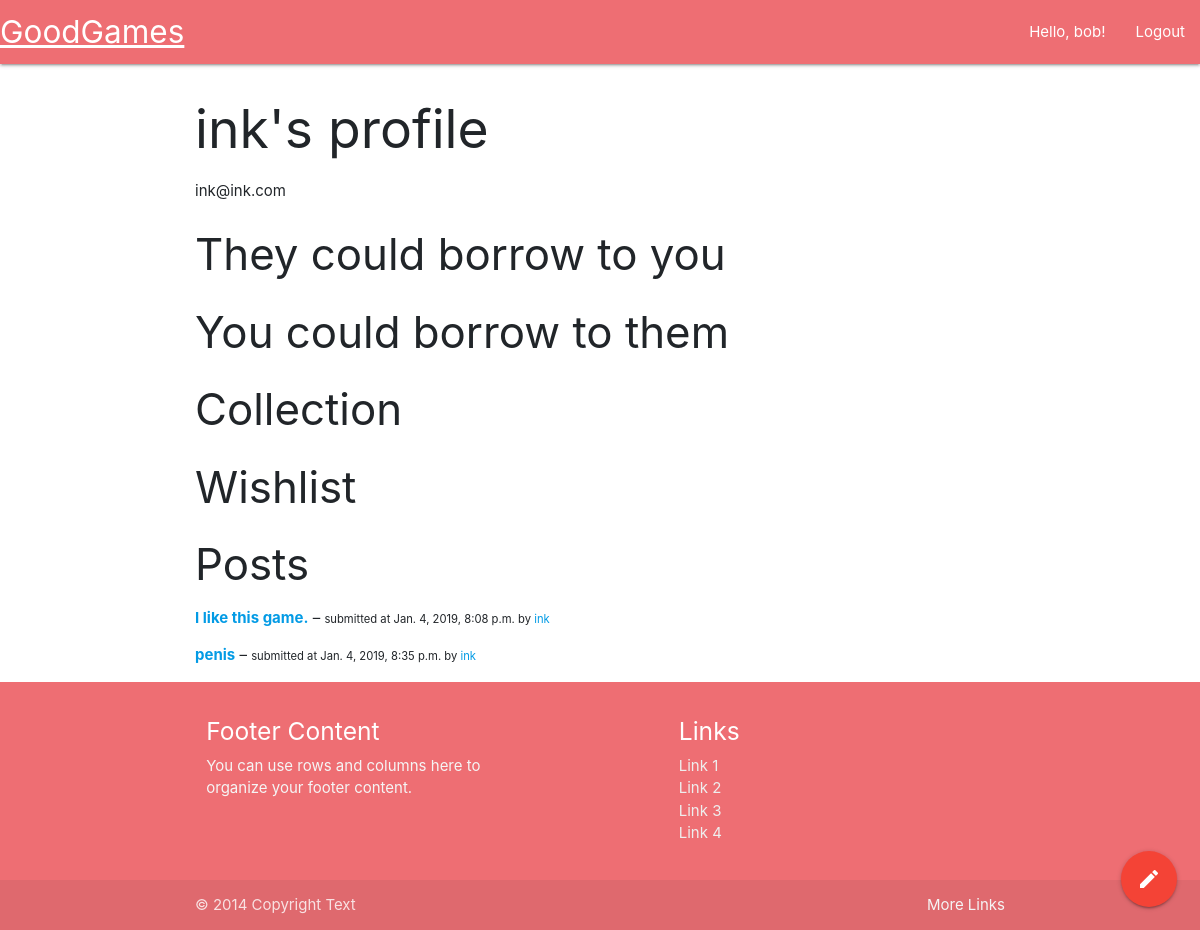
The app's page /profile/2 (signed in) with its own data.
### goodgames/models.py (models this page shows)
class Profile(models.Model):
    user = models.OneToOneField(User, on_delete=models.CASCADE)
    name = models.CharField(max_length=50)
    collection = models.ManyToManyField(
        'Game', symmetrical=False, blank=True, related_name="collection")
    wishlist = models.ManyToManyField(
        'Game', symmetrical=False, blank=True, related_name="wishlist")
    def __str__(self):
        return self.name

class Post(models.Model):
    title = models.CharField(max_length=100)
    body = models.TextField()
    game = models.ForeignKey(
        Game, on_delete=models.CASCADE, related_name='game')
    date = models.DateTimeField(auto_now=True)
    profile = models.ForeignKey(
        Profile, on_delete=models.CASCADE, related_name='profile')

### goodgames/views.py (the view)
# urls.py: path('profile/<int:profile_id>', views.profile_view),
def profile_view(request, profile_id):
    user = None
    user_wish = None
    user_coll = None
    if request.user.username:
        user = Profile.objects.filter(user=request.user).first()
        user_wish = user.wishlist.all()
        user_coll = user.collection.all()
    profile = Profile.objects.filter(id=profile_id).first()
    profile_wish = profile.wishlist.all()
    profile_coll = profile.collection.all()
    posts = Post.objects.filter(profile=profile)
    return render(request, 'profile.html', {'data': {
        'profile': profile,
        'wishlist': profile_wish,
        'collection': profile_coll,
        'user': user,
        'give': [game for game in profile_wish if game in user_coll],
        'take': [game for game in profile_coll if game in user_wish],
        'posts': posts,
    }})

### goodgames/templates/profile.html (shortened to what this page needs)
{% extends 'base.html' %}
{% block main %}
<div>
    <h2>{{ data.profile.name }}'s profile</h2>
    <p>{{ data.profile.user.email }}</p>
    {% if data.user != data.profile %}
        <h3>They could borrow to you</h3>
        <h3>You could borrow to them</h3>
    {% else %}
        <p>This is you!</p>
    {% endif %}
    <h3>Collection</h3>
    <h3>Wishlist</h3>
    <h3>Posts</h3>
    {% for item in data.posts %}
        <p><a href="/game/{{ item.game.igdb_id }}/post/{{ item.id }}"><b>{{ item.title }}</b></a> – <span style="font-size: .75em">submitted at {{ item.date }} by <a href="/profile/{{ item.profile.id }}">{{ item.profile }}</a></span></p>
    {% endfor %}
</div>
{% endblock %}

### goodgames/templates/header.html
<nav>
    <div class="nav-wrapper">
        <a href="/" class="brand-logo m6">GoodGames</a>
        <ul id="nav-mobile" class="right hide-on-med-and-down">
        {% if request.user.is_authenticated %}
        <li><a href="/profile/{{ request.user.id }}">Hello, {{ request.user }}!</a></li>
        <li><a href="/logout">Logout</a></li>
        {% else %}
            <li><a href="/login">Sign in</a></li>
            <li><a href="/signup">Sign up</a></li>
        {% endif %}
        </ul>
    </div>
</nav>

### records on screen
Profile: profile.name "ink", profile.user.email "ink@ink.com"
Post: title "I like this game.", date "Jan. 4, 2019, 8:08 p.m.", profile "ink"
Post: title "penis", date "Jan. 4, 2019, 8:35 p.m.", profile "ink"

### other values on screen
{{ request.user }} "bob"
